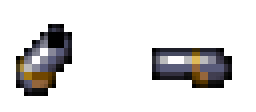
#> input picture content/guns/source/w1_1_original.png, 64 x 28 px (shown 4 times larger); its folder holds only this picture in this run
$ python generate_guns.py
#> lines starting #> are read from the running program, lines starting #| are printed output that depends on the picture
# -*- coding: utf-8 -*-
"""Generate all 35 guns for Diana (w1_1 to w1_35) with unique concepts,
matching palettes, progressive sizing, and precise grip anchoring.
"""
import os
import json
from pathlib import Path
from PIL import Image, ImageDraw

ROOT = Path(__file__).resolve().parents[2]
SOURCE_DIR = ROOT / 'content/guns/source'
RES_DIR = ROOT / 'Resources/res'
DEBUG_RES_DIR = ROOT / 'proj.win32/Debug.win32/Resources/res'
RELEASE_RES_DIR = ROOT / 'proj.win32/Release.win32/Resources/res'

# Exact palettes sampled from w1_1..w1_8 and Robin's high-tier weapons
C_OUTLINE = (22, 21, 27, 255)
C_DARK = (30, 31, 41, 255)

STEEL = {
    'deep': (25, 26, 35, 255),
    'shadow': (45, 48, 64, 255),
    'mid': (69, 72, 96, 255),
    'light': (112, 118, 151, 255),
    'bright': (187, 187, 200, 255),
    'shine': (254, 252, 254, 255),
}

SILVER = {
    'deep': (30, 33, 45, 255),
    'shadow': (58, 61, 82, 255),
    'mid': (104, 111, 151, 255),
    'light': (143, 151, 193, 255),
    'bright': (204, 204, 255, 255),
    'shine': (255, 255, 255, 255),
}

BRASS = {
    'deep': (87, 55, 0, 255),
    'shadow': (137, 95, 9, 255),
    'mid': (164, 121, 19, 255),
    'gold': (217, 174, 60, 255),
    'bright': (236, 214, 81, 255),
    'shine': (255, 255, 150, 255),
}

WOOD = {
    'deep': (21, 14, 11, 255),
    'shadow': (48, 25, 16, 255),
    'mid': (74, 54, 44, 255),
    'light': (96, 75, 64, 255),
    'bright': (145, 125, 110, 255),
    'shine': (219, 198, 180, 255),
}

FIRE = {
    'deep': (85, 17, 51, 255),
    'shadow': (121, 36, 52, 255),
    'mid': (157, 54, 53, 255),
    'bright': (204, 52, 52, 255),
    'flame': (255, 102, 76, 255),
    'yellow': (255, 210, 80, 255),
}

FROST = {
    'deep': (10, 28, 56, 255),
    'shadow': (26, 53, 96, 255),
    'mid': (58, 104, 168, 255),
    'light': (100, 148, 166, 255),
    'glow': (126, 234, 229, 255),
    'white': (235, 250, 255, 255),
}

VOLT = {
    'deep': (40, 35, 15, 255),
    'shadow': (100, 85, 20, 255),
    'mid': (180, 160, 35, 255),
    'bright': (235, 215, 60, 255),
    'spark': (255, 255, 102, 255),
    'white': (255, 255, 255, 255),
}

VOID = {
    'deep': (15, 10, 25, 255),
    'shadow': (45, 20, 65, 255),
    'mid': (93, 37, 122, 255),
    'glow': (152, 64, 204, 255),
    'light': (208, 128, 255, 255),
    'white': (250, 235, 255, 255),
}

DRAGON = {
    'deep': (25, 15, 10, 255),
    'shadow': (120, 30, 20, 255),
    'mid': (180, 45, 30, 255),
    'light': (230, 75, 40, 255),
    'scale_dark': (120, 30, 20, 255),
    'scale_mid': (180, 45, 30, 255),
    'scale_light': (230, 75, 40, 255),
    'gold': (220, 180, 50, 255),
    'eye': (255, 240, 90, 255),
}

CELESTIAL = {
    'deep': (35, 30, 45, 255),
    'shadow': (75, 70, 95, 255),
    'mid': (140, 135, 170, 255),
    'light': (215, 210, 240, 255),
    'bright': (215, 210, 240, 255),
    'white': (255, 255, 255, 255),
    'gold': (235, 200, 70, 255),
}


class GunCanvas:
    def __init__(self, w, h, grip_x, grip_y):
        self.w = w
        self.h = h
        self.grip_x = grip_x
        self.grip_y = grip_y
        self.im = Image.new('RGBA', (w, h), (0, 0, 0, 0))
        self.draw = ImageDraw.Draw(self.im)

    def p(self, x, y, col):
        if 0 <= x < self.w and 0 <= y < self.h:
            self.im.putpixel((x, y), col)

    def rect(self, x0, y0, x1, y1, col):
        for y in range(y0, y1 + 1):
            for x in range(x0, x1 + 1):
                self.p(x, y, col)

    def hline(self, x0, x1, y, col):
        for x in range(x0, x1 + 1):
            self.p(x, y, col)

    def vline(self, x, y0, y1, col):
        for y in range(y0, y1 + 1):
            self.p(x, y, col)

    def outline_box(self, x0, y0, x1, y1, border_col, fill_col=None):
        if fill_col:
            self.rect(x0 + 1, y0 + 1, x1 - 1, y1 - 1, fill_col)
        self.hline(x0, x1, y0, border_col)
        self.hline(x0, x1, y1, border_col)
        self.vline(x0, y0, y1, border_col)
        self.vline(x1, y0, y1, border_col)

    def draw_standard_grip(self, gx, gy, ramp, length=8, width=5, curve=-2):
        """Draws a standard ergonomic gun handle pointing down and slightly angled."""
        for i in range(length):
            y = gy + i
            cur_x = gx + int(curve * (i / length))
            # border left/right
            self.p(cur_x - width // 2 - 1, y, C_OUTLINE)
            self.p(cur_x + width // 2 + 1, y, C_OUTLINE)
            # fill with ramp shading
            for wx in range(-width // 2, width // 2 + 1):
                t = (wx + width // 2) / max(1, width)
                if t < 0.25:
                    c = ramp['shadow']
                elif t < 0.75:
                    c = ramp['mid']
                else:
                    c = ramp.get('light', ramp['mid'])
                self.p(cur_x + wx, y, c)
        # bottom cap
        by = gy + length
        bx = gx + int(curve)
        self.hline(bx - width // 2, bx + width // 2, by, C_OUTLINE)


def load_original_gun(idx):
    """Load one of the 8 original guns cropped from source."""
    src_path = SOURCE_DIR / f'w1_{idx}_original.png'
    assert src_path.exists(), f'Missing original source {src_path}'
    orig = Image.open(src_path).convert('RGBA')
    crop = orig.crop((30, 0, 64, 28))
    # find grip approx
    return crop, 17, 20


def make_w1_2_derringer():
    # 2. 더블 데린저 (황동 초소형 쌍열 권총, 30x24, grip=(18, 16))
    c = GunCanvas(30, 24, 18, 16)
    # Upper & lower twin barrels (extending left from x=18 down to x=6)
    # Upper barrel: y=7..10
    c.outline_box(6, 7, 18, 10, C_OUTLINE, BRASS['mid'])
    c.hline(7, 17, 8, BRASS['gold'])
    c.hline(7, 17, 9, BRASS['bright'])
    # Lower barrel: y=11..13
    c.outline_box(7, 11, 18, 13, C_OUTLINE, BRASS['shadow'])
    c.hline(8, 17, 12, BRASS['gold'])
    # Muzzle crown
    c.vline(5, 7, 10, C_OUTLINE)
    c.vline(6, 11, 13, C_OUTLINE)
    # Receiver / frame
    c.outline_box(16, 6, 23, 14, C_OUTLINE, BRASS['mid'])
    c.rect(17, 7, 22, 13, BRASS['gold'])
    c.p(19, 9, BRASS['shine'])
    c.p(20, 9, BRASS['shine'])
    # Hammer
    c.p(23, 5, C_OUTLINE)
    c.p(22, 5, STEEL['mid'])
    # Grip (compact rounded wood)
    c.draw_standard_grip(19, 14, WOOD, length=6, width=5, curve=1)
    # Trigger & guard
    c.p(14, 15, C_OUTLINE)
    c.p(15, 16, C_OUTLINE)
    c.p(16, 15, STEEL['light'])
    return c


def make_w1_3_flint_pincher():
    # 3. 포켓 플린처 (태엽식 톱니 회중 권총, 32x24, grip=(19, 16))
    c = GunCanvas(32, 24, 19, 16)
    # Snub fluted barrel (left to x=5)
    c.outline_box(5, 8, 18, 12, C_OUTLINE, STEEL['shadow'])
    c.hline(6, 17, 9, STEEL['mid'])
    c.hline(6, 17, 10, STEEL['light'])
    c.hline(6, 17, 11, STEEL['bright'])
    # Brass muzzle ring
    c.vline(5, 8, 12, BRASS['gold'])
    c.vline(4, 9, 11, C_OUTLINE)
    # Clockwork circular body / gear chamber
    c.outline_box(16, 6, 25, 15, C_OUTLINE, BRASS['mid'])
    c.rect(17, 7, 24, 14, BRASS['gold'])
    # Gear teeth accents
    c.p(20, 7, BRASS['bright'])
    c.p(21, 7, BRASS['bright'])
    c.p(17, 10, STEEL['deep'])
    c.p(24, 10, STEEL['deep'])
    c.p(20, 10, STEEL['bright'])  # center gear pin
    c.p(21, 10, STEEL['shine'])
    # Spur hammer on top
    c.p(24, 4, C_OUTLINE)
    c.p(25, 5, C_OUTLINE)
    # Walnut grip with brass butt cap
    c.draw_standard_grip(20, 15, WOOD, length=6, width=6, curve=2)
    c.hline(20, 23, 21, BRASS['gold'])
    # Trigger
    c.p(16, 16, STEEL['light'])
    c.p(15, 17, C_OUTLINE)
    return c


# [774 lines left out: functions make_w1_5_peacemaker, make_w1_6_hunting_magnum, make_w1_8_dual_trigger, make_w1_9_sawed_off, make_w1_11_royal_musket, make_w1_12_duelling_flint and 19 more, not called in this run]


BUILDERS = {
    1: ('발화식 총', lambda: load_original_gun(1)),
    2: ('더블 데린저', make_w1_2_derringer),
    3: ('포켓 플린처', make_w1_3_flint_pincher),
    4: ('리볼버 파이슨', lambda: load_original_gun(2)),
    5: ('피스메이커', make_w1_5_peacemaker),
    6: ('헌팅 매그넘', make_w1_6_hunting_magnum),
    7: ('45구경 오토건', lambda: load_original_gun(3)),
    8: ('듀얼 트리거', make_w1_8_dual_trigger),
    9: ('소드오프 샷건', make_w1_9_sawed_off),
    10: ('고져스 건', lambda: load_original_gun(4)),
    11: ('로열 머스킷', make_w1_11_royal_musket),
    12: ('듀얼링 플린트', make_w1_12_duelling_flint),
    13: ('회천마도총', lambda: load_original_gun(5)),
    14: ('프로스트 레이', make_w1_14_frost_ray),
    15: ('볼틱 블래스터', make_w1_15_voltic_blaster),
    16: ('태양의 총', lambda: load_original_gun(6)),
    17: ('이클립스 라이플', make_w1_17_eclipse_rifle),
    18: ('루미너스 캐넌', make_w1_18_luminous_cannon),
    19: ('헬파이어 건', lambda: load_original_gun(7)),
    20: ('아비스 바주카', make_w1_20_abyss_bazooka),
    21: ('베히모스 런처', make_w1_21_behemoth_launcher),
    22: ('크로스 파이어', lambda: load_original_gun(8)),
    23: ('테스타먼트', make_w1_23_testament),
    24: ('라그나로크', make_w1_24_ragnarok),
    25: ('드래곤 브레스', make_w1_25_dragon_breath),
    26: ('묵시록의 나팔', make_w1_26_apocalypse),
    27: ('레비아탄 하푼', make_w1_27_leviathan),
    28: ('발키리 레일건', make_w1_28_valkyrie),
    29: ('하데스 익스큐셔너', make_w1_29_hades),
    30: ('차원붕괴포', make_w1_30_dimension),
    31: ('슈퍼노바 블래스터', make_w1_31_supernova),
    32: ('천상신의 징벌', make_w1_32_judgment),
    33: ('아스트랄 블래스터', make_w1_33_astral),
    34: ('인피니티 싱귤래리티', make_w1_34_singularity),
    35: ('신살자의 총', make_w1_35_godslayer),
}


def build_all_guns():
    profiles = []
    out_dirs = [RES_DIR, DEBUG_RES_DIR, RELEASE_RES_DIR]
    for d in out_dirs:
        d.mkdir(parents=True, exist_ok=True)

    print(f'Building 35 guns for Diana...')
    for idx in range(1, 36):
        name, builder = BUILDERS[idx]
        res = builder()
        if isinstance(res, tuple):
            im, gx, gy = res
        else:
            im = res.im
            gx = res.grip_x
            gy = res.grip_y

        fn = f'w1_{idx}.png'
        # save to all target dirs
        for d in out_dirs:
            im.save(d / fn)

        profiles.append({
            'id': idx,
            'filename': fn,
            'name': name,
            'width': im.width,
            'height': im.height,
            'grip_x': gx,
            'grip_y': gy,
        })
        print(f'  [{idx:2d}/35] {fn:8s}: {name:16s} ({im.width}x{im.height}) grip=({gx}, {gy})')
#> this loop made 4 passes
#> (gx, gy) on pass 1: (17, 20)
#|   [ 1/35] w1_1.png: 발화식 총            (34x28) grip=(17, 20)
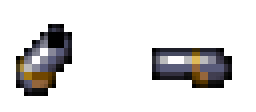
#> input picture content/guns/source/w1_1_original.png, 64 x 28 px (shown 4 times larger)
#> pass 1, in load_original_gun, `crop = orig.crop((30, 0, 64, 28))`:
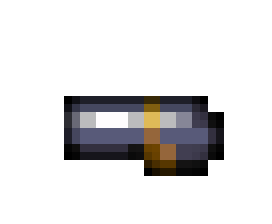
#> crop: PIL image 34x28 RGBA (shown 8 times larger); mean R, G, B, A 134.6, 133.7, 134.2, 46.1; transparent parts drawn white
#> pass 2, in build_all_guns, `im = res.im`:
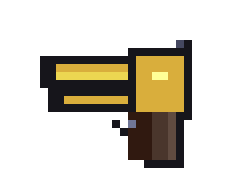
#> im: PIL image 30x24 RGBA (shown 8 times larger); mean R, G, B, A 26.9, 22, 11.4, 67.3; transparent parts drawn white
#> after the loop:
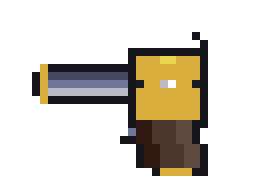
#> im: PIL image 32x24 RGBA (shown 8 times larger); mean R, G, B, A 31, 26.1, 16.8, 70.7; transparent parts drawn white
#> after the loop, profiles = 3 items

    # save profiles json
    profile_path = ROOT / 'content/guns/profiles.json'
    profile_path.parent.mkdir(parents=True, exist_ok=True)
    with open(profile_path, 'w', encoding='utf-8') as f:
        json.dump(profiles, f, ensure_ascii=False, indent=2)
    print(f'Saved profiles to {profile_path}')

    # generate Classes/Data/DianaGunData.h
    header_path = ROOT / 'Classes/Data/DianaGunData.h'
    lines = [
        '#pragma once',
        '// Generated by tools/guns/generate_guns.py.',
        'struct DianaGunInfo {',
        '    int width, height;',
        '    int gripX, gripY;',
        '};',
        '',
        'static const DianaGunInfo kDianaGuns[35] = {'
    ]
    for p in profiles:
        lines.append(f"    {{ {p['width']:2d}, {p['height']:2d}, {p['grip_x']:2d}, {p['grip_y']:2d} }}, // w1_{p['id']}: {p['name']}")
    lines.append('};')
    lines.append('')
    with open(header_path, 'w', encoding='utf-8') as f:
        f.write('\n'.join(lines))
    print(f'Generated {header_path}')


if __name__ == '__main__':
#> (the run stopped early here; a loop or call above may not have finished)
